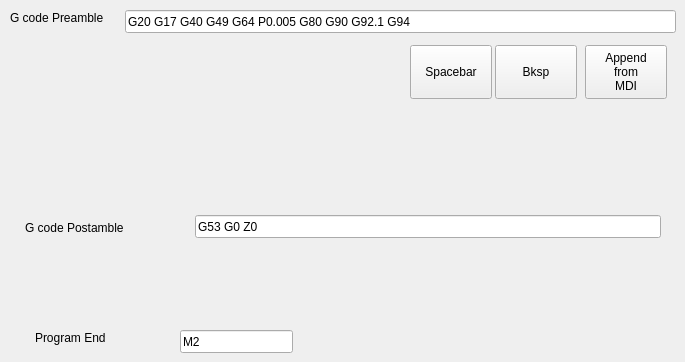
            <widget class="QWidget" name="page_10">
             <widget class="QLabel" name="label_18">
              <property name="geometry">
               <rect>
                <x>10</x>
                <y>10</y>
                <width>136</width>
                <height>16</height>
               </rect>
              </property>
              <property name="text">
               <string>G code Preamble</string>
              </property>
             </widget>
             <widget class="QLineEdit" name="gcodePreambleLbl">
              <property name="geometry">
               <rect>
                <x>125</x>
                <y>10</y>
                <width>551</width>
                <height>23</height>
               </rect>
              </property>
              <property name="text">
               <string>G20 G17 G40 G49 G64 P0.005 G80 G90 G92.1 G94  </string>
              </property>
             </widget>
             <widget class="QPushButton" name="pushButton_71">
              <property name="geometry">
               <rect>
                <x>585</x>
                <y>45</y>
                <width>82</width>
                <height>54</height>
               </rect>
              </property>
              <property name="text">
               <string>Append
from
MDI</string>
              </property>
             </widget>
             <widget class="QPushButton" name="pushButton_75">
              <property name="geometry">
               <rect>
                <x>495</x>
                <y>45</y>
                <width>82</width>
                <height>54</height>
               </rect>
              </property>
              <property name="text">
               <string>Bksp</string>
              </property>
             </widget>
             <widget class="QPushButton" name="pushButton_114">
              <property name="geometry">
               <rect>
                <x>410</x>
                <y>45</y>
                <width>82</width>
                <height>54</height>
               </rect>
              </property>
              <property name="text">
               <string>Spacebar</string>
              </property>
             </widget>
             <widget class="QLabel" name="label_47">
              <property name="geometry">
               <rect>
                <x>25</x>
                <y>220</y>
                <width>141</width>
                <height>16</height>
               </rect>
              </property>
              <property name="text">
               <string>G code Postamble</string>
              </property>
             </widget>
             <widget class="QLineEdit" name="gcodePostambleLbl">
              <property name="geometry">
               <rect>
                <x>195</x>
                <y>215</y>
                <width>466</width>
                <height>23</height>
               </rect>
              </property>
              <property name="text">
               <string>G53 G0 Z0</string>
              </property>
             </widget>
             <widget class="QLabel" name="label_48">
              <property name="geometry">
               <rect>
                <x>35</x>
                <y>330</y>
                <width>106</width>
                <height>16</height>
               </rect>
              </property>
              <property name="text">
               <string>Program End</string>
              </property>
             </widget>
             <widget class="QLineEdit" name="gcodeProgEndLbl">
              <property name="geometry">
               <rect>
                <x>180</x>
                <y>330</y>
                <width>113</width>
                <height>23</height>
               </rect>
              </property>
              <property name="text">
               <string>M2</string>
              </property>
             </widget>
            </widget>
